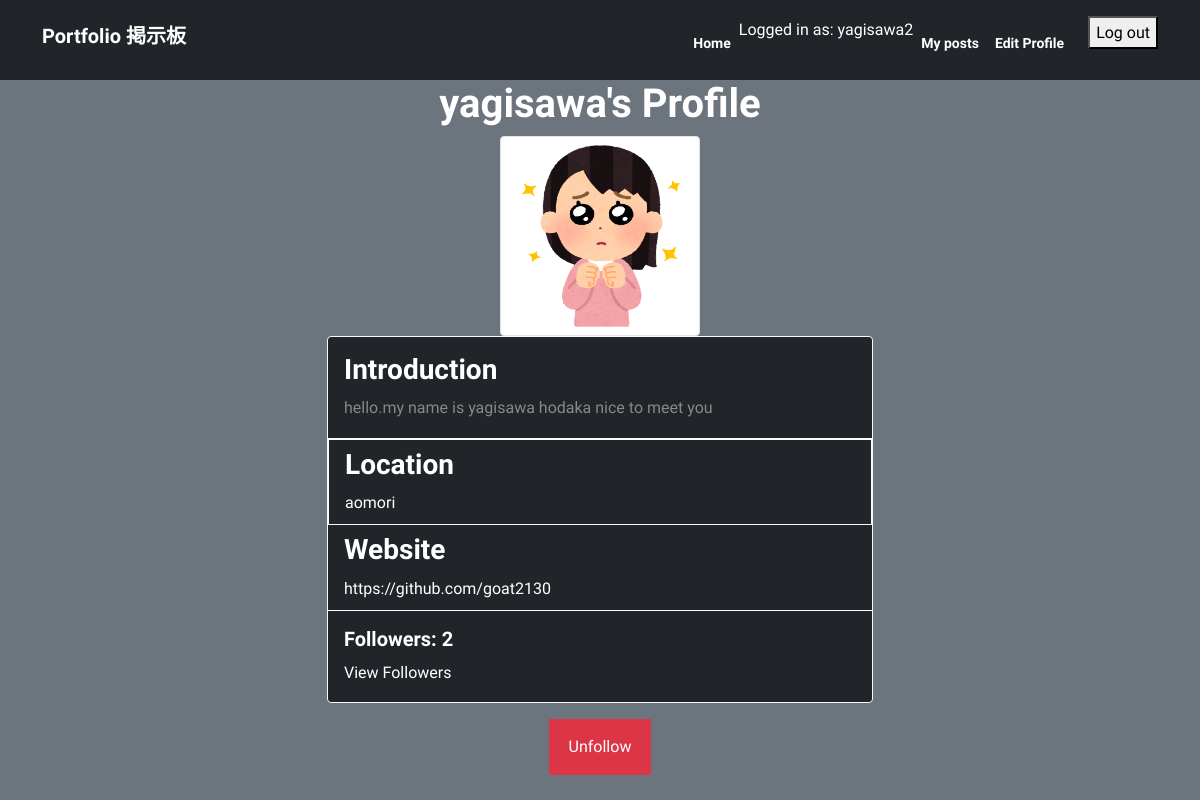
Page /profile/yagisawa/ (signed in) on the committed database.
### myapp/models.py (models this page shows, shortened)
class Profile(models.Model):
    user = models.OneToOneField(User, on_delete=models.CASCADE)
    bio = models.TextField(max_length=500, blank=True)
    website = models.URLField(max_length=200, blank=True)
    location = models.CharField(max_length=100, blank=True)
    avatar = models.ImageField(upload_to='avatars/', blank=True, null=True)
    followers = models.ManyToManyField(User, related_name='following', blank=True)
    followers_count = models.PositiveIntegerField(default=0)

### myapp/views.py (the view)
# urls.py: path('profile/<str:username>/', profile, name='profile'),
@login_required
def profile(request, username):
    profile_user = get_object_or_404(User, username=username)
    try:
        profile = Profile.objects.get(user=profile_user)
    except Profile.DoesNotExist:
        profile = None
    if request.method == 'POST':
        if profile_user == request.user:
            form = ProfileForm(request.POST, request.FILES, instance=profile)
            if form.is_valid():
                form.save()
                return redirect('profile', username=username)
            else:
                error_message = "There was an error in the form."
        else:
            error_message = "You are not allowed to edit this profile."
    else:
        form = ProfileForm(instance=profile)
        error_message = None
    if profile is None:
        profile = Profile(user=profile_user)
        profile.save()
    is_following = False
    followers_count = 0
    if request.user.is_authenticated:
        connection, created = Connection.objects.get_or_create(user=request.user)
        is_following = connection.following.filter(id=profile_user.id).exists()
        followers_count = Connection.objects.filter(following=profile_user).count()
    followers = profile.followers.all
    context = {
        'form': form,
        'profile': profile,
        'error_message': error_message,
        'is_following': is_following,
        'followers_count': followers_count,
    }
    return render(request, 'myapp/profile.html', context)

### myapp/templates/myapp/profile.html (shortened to what this page needs)
{% extends 'base.html' %}
{% load static %}
{% block content %}
<div class="container">
  <div class="row justify-content-center">
    <div class="col-md-6">
      <h1 class="text-center">{{ profile.user.username }}'s Profile</h1>
      {% if profile.avatar %}
      <img src="{{ profile.avatar.url }}" alt="{{ profile.user.username }}" class="img-thumbnail" style="display: block; margin: 0 auto; max-width: 100%; height: auto; width: 200px; height: 200px;">
    {% else %}
      <img src="{% static 'images/default_avatar.png' %}" alt="{{ profile.user.username }}" class="img-thumbnail mb-3" style="display: block; margin: 0 auto; max-width: 100%; height: auto; width: 200px; height: 200px;">
    {% endif %}
      <div class="card mb-3 bg-dark border border-light">
        <div class="card-body">
          <h3 class="card-title">Introduction</h3>
          <p class="card-text">{{ profile.bio }}</p>
        </div>
        <ul class="list-group list-group-flush">
          <li class="list-group-item bg-dark border border-light">
            <h3 class="card-title">Location</h3>
            <p class="card-text text-white">{{ profile.location }}</p>
          </li>
          <li class="list-group-item bg-dark">
            <h3 class="card-title">Website</h3>
            <p class="card-text text-white">{{ profile.website }}</p>
          </li>
        </ul>
        <div class="card-body">
          <h5 class="card-title">Followers: {{ followers_count }}</h5>
          <a href="{% url 'followers' username=profile.user.username %}" class="card-link">View Followers</a>
        </div>
      </div>
      {% if request.user.is_authenticated %}
        {% if request.user == profile.user %}
          <h2 class="text-center">Edit Profile</h2>
          <form method="POST" enctype="multipart/form-data" class="text-center bg-dark">
            {% csrf_token %}
            {{ form.as_p }}
            <button type="submit" class="btn btn-primary">Save Changes</button>
          </form>
        {% else %}
          {% if is_following %}
            <form action="{% url 'unfollow' username=profile.user.username %}" method="POST" class="text-center">
              <button type="submit" class="btn btn-danger">Unfollow</button>
            </form>
          {% else %}
            <form action="{% url 'follow' username=profile.user.username %}" method="POST" class="text-center">
              {% csrf_token %}
              <button type="submit" class="btn btn-primary">Follow</button>
            </form>
          {% endif %}
        {% endif %}
      {% else %}
        <p class="text-center">You need to be logged in to follow this user.</p>
      {% endif %}
    </div>
  </div>
</div>
{% endblock %}

### myapp/templates/base.html (shortened to what this page needs)
{% load static %}
<!DOCTYPE html>
<html>
  <head>
    <link href="https://cdn.jsdelivr.net/npm/bootstrap@5.0.2/dist/css/bootstrap.min.css" rel="stylesheet">
    <link rel="stylesheet" href="{% static 'myapp/style.css' %}">
  </head>
  <body class="bg-secondary">
      <nav class="navbar navbar-expand-lg navbar-dark bg-dark py-3">
        <div class="container">
          <h3 class="navbar-brand">Portfolio 掲示板</h3>
          <div class="collapse navbar-collapse" id="navbarNav">
            <ul class="navbar-nav ms-auto">
              <li class="nav-item">
                <a class="nav-link active" aria-current="page" href="{% url 'post_list' %}">Home</a>
              </li>
              {% if user.is_authenticated %}
              <li class="auth-item">
                <p class="text-white">Logged in as: {{ user.username }}</p>
              </li>
              <li class="nav-item">
                <a class="nav-link" href="{% url 'my_posts' %}">My posts</a>
              </li>
              <li class="nav-item">
                <a class="nav-link" href="{% url 'profile' user.username %}">Edit Profile</a>
              </li>
              <li class="nav-item ms-3">
                <form method="post" action="{% url 'logout' %}">
                    <button type="submit">Log out</button>
                </form>
              </li>
              {% else %}
                <li class="auth-links">
                  <a href="{% url 'login' %}">Log in</a>
                  <a href="{% url 'signup' %}">Sign up</a>
                </li>
              {% endif %}
            </ul>
          </div>
        </div>
      </nav>
    <div id="content">
      {% block content %}
      {% endblock %}
    </div>
  </body>
</html>

### myapp/static/myapp/style.css (style rules this page uses)
:root { --primary: #0d6efd; --white: #ffffff; --body: #888; }
body { font-family: 'Sora', sans-serif; line-height: 1.7; color: var(--body); }
h1, h2, h3, h4, h5, h6 { color: var(--white); font-weight: 700; }
a { color: var(--white); text-decoration: none; }
.navbar .nav-link { color: #fff !important; font-size: 14px; font-weight: 700; padding-top: 16px; }
.btn { padding: 14px 18px; border-width: 2px; border-radius: 0; }
.card { margin-bottom: 20px; }

### rows in the picture
Profile: user.username "yagisawa", avatar (picture), bio "hello.my name is yagisawa hodaka nice to meet you", location "aomori", website "https://github.com/goat2130"

### other values in the picture
{{ user.username }} "yagisawa2"
{{ followers_count }} "2"
